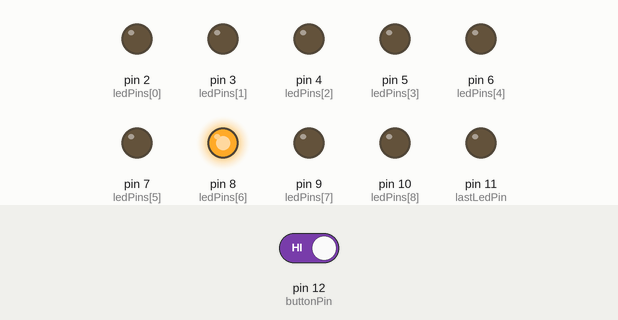
Recording of a sketch running on a simulated Arduino Uno, built with avr-gcc and run on an emulated ATmega328P. Parts: output pins drawn as LEDs (lit = HIGH). The inputs (shaded band) are chosen by the test bench; at power-on: pin 12 (buttonPin) HIGH.

Above: at 6.4 s.
6.5 s: pin 12 (buttonPin) driven LOW
At 7.8 s:
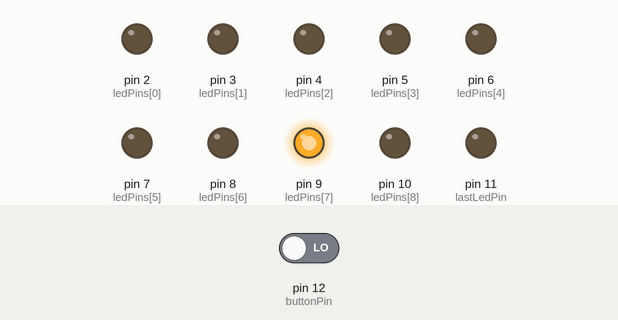
11.5 s: pin 12 (buttonPin) driven HIGH
At 12.8 s:
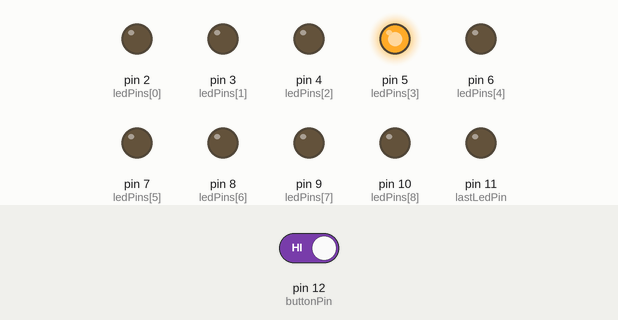
15.0 s: pin 12 (buttonPin) driven LOW
At 28.8 s:
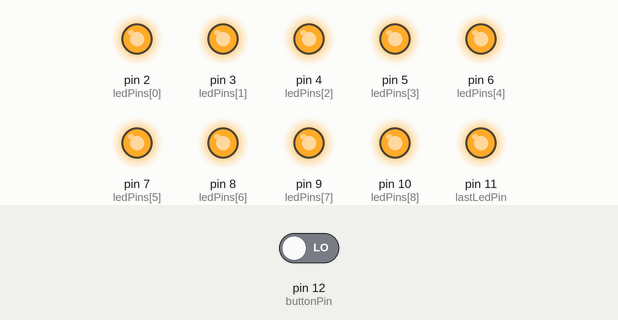
Timing chart, 0 to 35.5 s (numbered marks = the images above; inputs shaded):
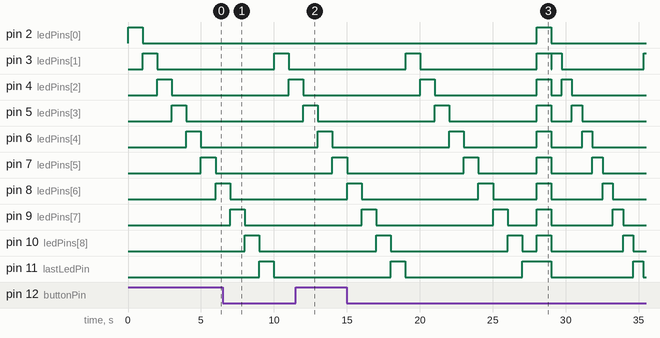

The sketch:

placa1.ino
```cpp
#include <SoftwareSerial.h>
//SoftwareSerial: RX=A0, TX=A1
SoftwareSerial mySerial(A0, A1);

const int ledPins[] = {2, 3, 4, 5, 6, 7, 8, 9, 10};
const int NUM_LEDS = 9;

const int lastLedPin = 11;
const int buttonPin  = 12;    //buton INPUT_PULLUP

unsigned long LED_INTERVAL = 1000UL;  //timp inițial 1 secunda
const unsigned long MIN_LED_INTERVAL = 300UL;  //timp intre LED-uri

int currentLedIndex = 0;
unsigned long previousLedChange = 0;
unsigned long lastLedStartTime = 0;
bool lastLedActive = false;
bool wasButtonPressedDuringLastLed = false;

int score = 0;
bool lastButtonState = HIGH;

void setup() {
  for (int i = 0; i < NUM_LEDS; i++) {
    pinMode(ledPins[i], OUTPUT);
    digitalWrite(ledPins[i], LOW);
  }
  pinMode(lastLedPin, OUTPUT);
  digitalWrite(lastLedPin, LOW);

  pinMode(buttonPin, INPUT_PULLUP);

  mySerial.begin(9600);

  previousLedChange = millis();
  currentLedIndex = 0;
  digitalWrite(ledPins[currentLedIndex], HIGH); //aprindem primul LED
}

void loop() {
  unsigned long currentMillis = millis();

  bool buttonState = digitalRead(buttonPin);
  bool buttonPressed = (lastButtonState == HIGH && buttonState == LOW);
  lastButtonState = buttonState;

  if (currentMillis - previousLedChange >= LED_INTERVAL && !lastLedActive) {
    // Stingem LED-ul curent
    digitalWrite(ledPins[currentLedIndex], LOW);

    // Incrementam indexul LED-ului
    currentLedIndex++;
    if (currentLedIndex >= NUM_LEDS) {
      currentLedIndex = 0;

      // Activam ultimul LED
      digitalWrite(lastLedPin, HIGH);
      lastLedStartTime = millis();
      lastLedActive = true;
      wasButtonPressedDuringLastLed = false;
    } else {
      //aprindem urmatorul LED
      digitalWrite(ledPins[currentLedIndex], HIGH);
    }

    previousLedChange = currentMillis;
  }

  if (lastLedActive) {
    if (buttonState == LOW) {
      wasButtonPressedDuringLastLed = true;
    }

    if (currentMillis - lastLedStartTime >= LED_INTERVAL) {
      // Stingem ultimul LED
      digitalWrite(lastLedPin, LOW);
      lastLedActive = false;

      if (wasButtonPressedDuringLastLed) {
        score++;

        if (score % 3 == 0) {
          //efectul de victorie
          unsigned long effectStart = millis();
          while (millis() - effectStart < 1000) {
            for (int i = 0; i < NUM_LEDS; i++) {
              digitalWrite(ledPins[i], HIGH);
            }
            digitalWrite(lastLedPin, HIGH);
          }
          for (int i = 0; i < NUM_LEDS; i++) {
            digitalWrite(ledPins[i], LOW);
          }
          digitalWrite(lastLedPin, LOW);

          if (LED_INTERVAL > MIN_LED_INTERVAL) {
            LED_INTERVAL -= 300;
          }
        }
      } else {
        //resetam scorul la zero
        score = 0;
        LED_INTERVAL = 1000UL;
      }

      mySerial.print("SCORE:");
      mySerial.println(score);
    }
  }
}
```

Measured:
- after the input at 15.0 s, pin 2 (ledPins[0]): LOW → HIGH after 13.0 s, → LOW 1.0 s later
